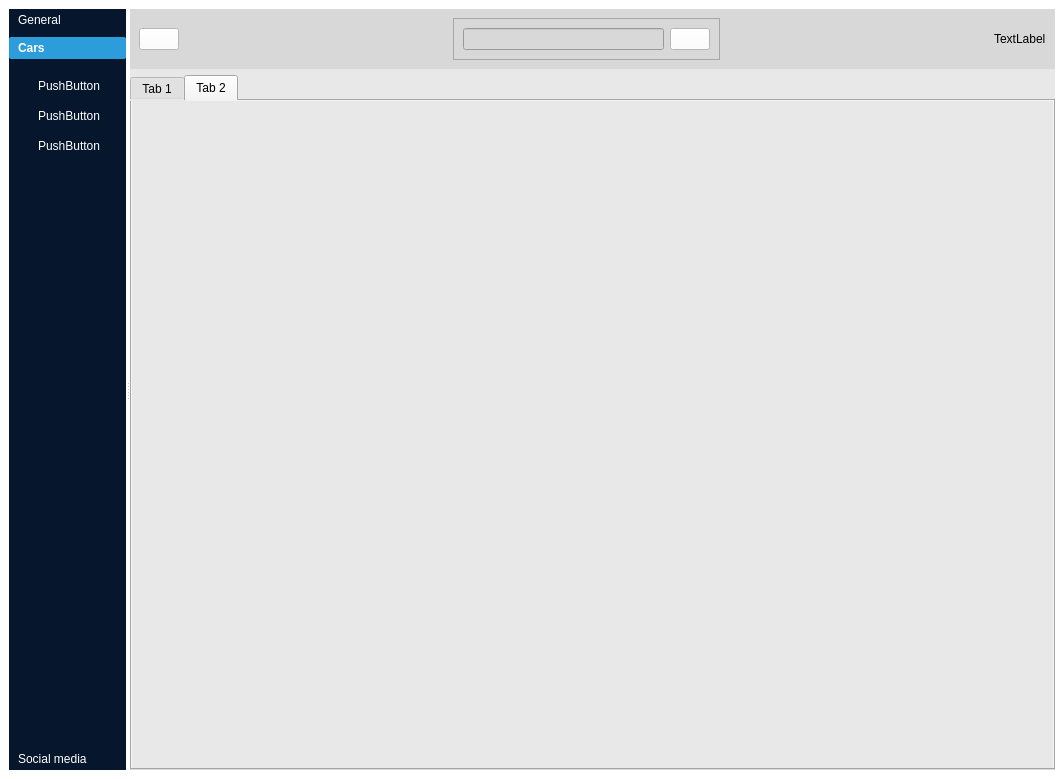
<?xml version="1.0" encoding="UTF-8"?>
<ui version="4.0">
 <class>MenuDB</class>
 <widget class="QMainWindow" name="MenuDB">
  <property name="geometry">
   <rect>
    <x>0</x>
    <y>0</y>
    <width>1064</width>
    <height>779</height>
   </rect>
  </property>
  <property name="windowTitle">
   <string>Dat-back</string>
  </property>
  <property name="styleSheet">
   <string notr="true">background-color: rgb(0, 0, 100);</string>
  </property>
  <widget class="QWidget" name="centralwidget">
   <property name="styleSheet">
    <string notr="true">background-color: rgb(255, 255, 255);</string>
   </property>
   <layout class="QGridLayout" name="gridLayout_2">
    <item row="0" column="0">
     <widget class="QSplitter" name="splitter">
      <property name="orientation">
       <enum>Qt::Horizontal</enum>
      </property>
      <widget class="QWidget" name="menuwidget" native="true">
       <property name="styleSheet">
        <string notr="true">background-color: #06162d;
color: #fff; 
border: none;</string>
       </property>
       <layout class="QVBoxLayout" name="verticalLayout_4">
        <item>
         <widget class="QToolBox" name="toolBox">
          <property name="styleSheet">
           <string notr="true">#toolBox {
color: #fff;
}
#toolBox::tab {
padding-left: 5px;
text-align: left;
border-radius: 2px;
}

#toolBox:tab:selected {
background-color: #2d9cdb;
font-weight: bold;
}

#toolBox QPushButton {
padding: 5px 0px 5px 20px;
text-align: left;
border-redius: 3px;
}

#toolBox QPushButton:hover {
background-color: #85C1E9
}

#toolBox QPushButton:checked {
 background-color: #4398D8
}

</string>
          </property>
          <property name="currentIndex">
           <number>1</number>
          </property>
          <widget class="QWidget" name="pagen">
           <property name="geometry">
            <rect>
             <x>0</x>
             <y>0</y>
             <width>113</width>
             <height>638</height>
            </rect>
           </property>
           <attribute name="icon">
            <iconset resource="../static/resource.qrc">
             <normaloff>:/icons/icons/Navigation-Menu.svg</normaloff>:/icons/icons/Navigation-Menu.svg</iconset>
           </attribute>
           <attribute name="label">
            <string>General</string>
           </attribute>
           <layout class="QVBoxLayout" name="verticalLayout">
            <item>
             <widget class="QPushButton" name="pushButton">
              <property name="text">
               <string>Home</string>
              </property>
             </widget>
            </item>
            <item>
             <widget class="QPushButton" name="pushButton_2">
              <property name="text">
               <string>Dashboard</string>
              </property>
             </widget>
            </item>
            <item>
             <spacer name="verticalSpacer_3">
              <property name="orientation">
               <enum>Qt::Vertical</enum>
              </property>
              <property name="sizeHint" stdset="0">
               <size>
                <width>20</width>
                <height>579</height>
               </size>
              </property>
             </spacer>
            </item>
           </layout>
          </widget>
          <widget class="QWidget" name="page_2">
           <property name="geometry">
            <rect>
             <x>0</x>
             <y>0</y>
             <width>113</width>
             <height>638</height>
            </rect>
           </property>
           <attribute name="label">
            <string>Cars</string>
           </attribute>
           <layout class="QVBoxLayout" name="verticalLayout_3">
            <item>
             <widget class="QPushButton" name="pushButton_3">
              <property name="text">
               <string>PushButton</string>
              </property>
             </widget>
            </item>
            <item>
             <widget class="QPushButton" name="pushButton_4">
              <property name="text">
               <string>PushButton</string>
              </property>
             </widget>
            </item>
            <item>
             <widget class="QPushButton" name="pushButton_5">
              <property name="text">
               <string>PushButton</string>
              </property>
             </widget>
            </item>
            <item>
             <spacer name="verticalSpacer">
              <property name="orientation">
               <enum>Qt::Vertical</enum>
              </property>
              <property name="sizeHint" stdset="0">
               <size>
                <width>20</width>
                <height>544</height>
               </size>
              </property>
             </spacer>
            </item>
           </layout>
          </widget>
          <widget class="QWidget" name="page">
           <property name="geometry">
            <rect>
             <x>0</x>
             <y>0</y>
             <width>113</width>
             <height>638</height>
            </rect>
           </property>
           <attribute name="label">
            <string>Social media</string>
           </attribute>
           <layout class="QVBoxLayout" name="verticalLayout_2">
            <item>
             <widget class="QPushButton" name="pushButton_6">
              <property name="text">
               <string>PushButton</string>
              </property>
             </widget>
            </item>
            <item>
             <widget class="QPushButton" name="pushButton_7">
              <property name="text">
               <string>PushButton</string>
              </property>
             </widget>
            </item>
            <item>
             <spacer name="verticalSpacer_2">
              <property name="orientation">
               <enum>Qt::Vertical</enum>
              </property>
              <property name="sizeHint" stdset="0">
               <size>
                <width>20</width>
                <height>579</height>
               </size>
              </property>
             </spacer>
            </item>
           </layout>
          </widget>
         </widget>
        </item>
       </layout>
      </widget>
      <widget class="QWidget" name="main" native="true">
       <property name="tabletTracking">
        <bool>false</bool>
       </property>
       <property name="styleSheet">
        <string notr="true">background-color: rgb(232, 232, 232);</string>
       </property>
       <layout class="QGridLayout" name="gridLayout">
        <item row="0" column="0">
         <widget class="QWidget" name="widget_3" native="true">
          <property name="styleSheet">
           <string notr="true">background-color: rgb(85, 0, 255);
background-color: rgb(216, 216, 216);</string>
          </property>
          <layout class="QHBoxLayout" name="horizontalLayout">
           <item>
            <widget class="QPushButton" name="pushButton_8">
             <property name="styleSheet">
              <string notr="true">background-color: rgb(255, 255, 255);</string>
             </property>
             <property name="text">
              <string/>
             </property>
             <property name="icon">
              <iconset resource="../static/resource.qrc">
               <normaloff>:/icons/icons/arrow-left.svg</normaloff>:/icons/icons/arrow-left.svg</iconset>
             </property>
             <property name="autoDefault">
              <bool>false</bool>
             </property>
             <property name="default">
              <bool>false</bool>
             </property>
            </widget>
           </item>
           <item>
            <spacer name="horizontalSpacer">
             <property name="orientation">
              <enum>Qt::Horizontal</enum>
             </property>
             <property name="sizeHint" stdset="0">
              <size>
               <width>235</width>
               <height>20</height>
              </size>
             </property>
            </spacer>
           </item>
           <item>
            <widget class="QFrame" name="frame">
             <property name="frameShape">
              <enum>QFrame::StyledPanel</enum>
             </property>
             <property name="frameShadow">
              <enum>QFrame::Raised</enum>
             </property>
             <layout class="QHBoxLayout" name="horizontalLayout_2">
              <item>
               <widget class="QLineEdit" name="lineEdit"/>
              </item>
              <item>
               <widget class="QPushButton" name="pushButton_9">
                <property name="styleSheet">
                 <string notr="true">background-color: rgb(255, 255, 255);</string>
                </property>
                <property name="text">
                 <string/>
                </property>
                <property name="icon">
                 <iconset resource="../static/resource.qrc">
                  <normaloff>:/icons/icons/Search-Circle--Streamline-Ultimate.svg</normaloff>:/icons/icons/Search-Circle--Streamline-Ultimate.svg</iconset>
                </property>
               </widget>
              </item>
             </layout>
            </widget>
           </item>
           <item>
            <spacer name="horizontalSpacer_2">
             <property name="orientation">
              <enum>Qt::Horizontal</enum>
             </property>
             <property name="sizeHint" stdset="0">
              <size>
               <width>235</width>
               <height>20</height>
              </size>
             </property>
            </spacer>
           </item>
           <item>
            <widget class="QLabel" name="label">
             <property name="text">
              <string>TextLabel</string>
             </property>
            </widget>
           </item>
          </layout>
         </widget>
        </item>
        <item row="1" column="0">
         <widget class="QTabWidget" name="tabWidget">
          <property name="currentIndex">
           <number>1</number>
          </property>
          <widget class="QWidget" name="tab">
           <attribute name="title">
            <string>Tab 1</string>
           </attribute>
          </widget>
          <widget class="QWidget" name="tab_2">
           <attribute name="title">
            <string>Tab 2</string>
           </attribute>
          </widget>
         </widget>
        </item>
       </layout>
       <zorder>tabWidget</zorder>
       <zorder>widget_3</zorder>
      </widget>
     </widget>
    </item>
   </layout>
  </widget>
 </widget>
 <resources>
  <include location="../static/resource.qrc"/>
 </resources>
 <connections/>
</ui>
